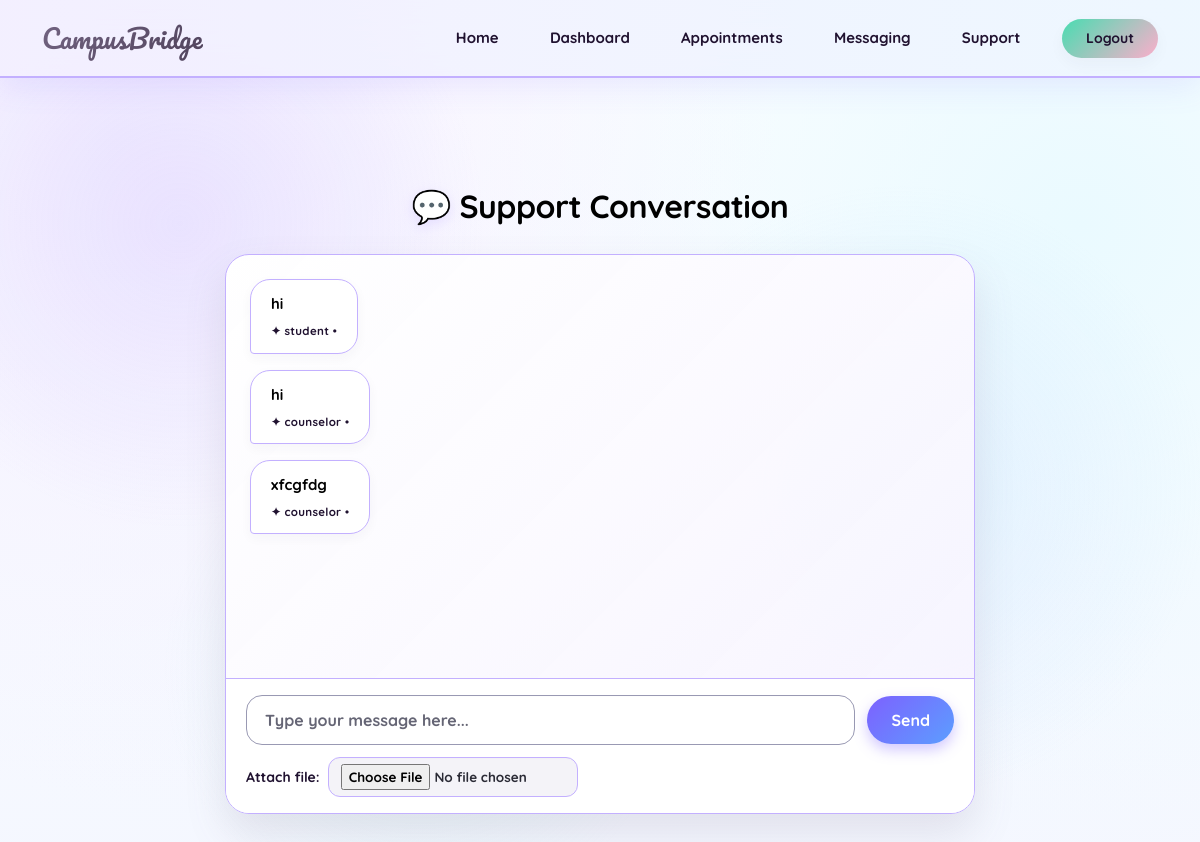
Screenshot of /messaging/chat/11/ (signed in) with the database file from the repository.
### messaging/models.py (models this page shows)
class Message(models.Model):
    conversation = models.ForeignKey(Conversation, on_delete=models.CASCADE)
    sender_type = models.CharField(max_length=20)
    text = models.TextField()
    attachment = models.FileField(
        upload_to='chat_files/',
        blank=True,
        null=True
    )
    is_read = models.BooleanField(default=False)
    timestamp = models.DateTimeField(auto_now_add=True)

### messaging/views.py (the view)
# urls.py: urlpatterns=[path('chat/<int:convo_id>/',views.chat,name='chat'),
@login_required
def chat(request, convo_id):
    convo = get_object_or_404(Conversation, id=convo_id)
    if convo.anonymous_profile != request.user.anonymousprofile and convo.counselor != request.user:
        return HttpResponseForbidden("Not allowed")
    messages = Message.objects.filter(conversation=convo).order_by("timestamp")
    return render(request, 'messaging/chat.html', {
        'messages': messages,
        'convo': convo
    })

### templates/messaging/chat.html (shortened to what this page needs)
{% extends 'base.html' %}
{% block content %}
<div class="container mt-4">
  <div class="d-flex align-items-center justify-content-center mb-4 gap-2">
    <div style="font-size: 2rem; filter: drop-shadow(0 4px 6px rgba(195, 176, 255, 0.3));">💬</div>
    <h2 class="mb-0 text-center" style="color: #201230; font-weight: 800; letter-spacing: -0.5px;">
        Support Conversation
    </h2>
  </div>
  <div class="chat-wrapper">
    <div class="chat-box">
        {% for m in messages %}
            {% if m.sender == request.user %}
                <div class="msg me">
                    {{ m.text }}
                    {% if m.attachment %}
                        <div style="margin-top:6px; font-size: 14px;">
                            <i class="bi bi-paperclip"></i>
                            <a href="{{ m.attachment.url }}" target="_blank" class="action-link-me">
                                View Attachment
                            </a>
                        </div>
                    {% endif %}
                    <div class="meta">✦ You • {{ m.created_at|date:"H:i" }}</div>
                </div>
            {% else %}
                <div class="msg other">
                    {{ m.text }}
                    <div class="meta">✦ {{ m.sender_type }} • {{ m.created_at|date:"H:i" }}</div>
                </div>
            {% endif %}
        {% endfor %}
    </div>
    <form method="POST"
          action="{% url 'send_message' convo.id %}"
          class="chat-input-form"
          enctype="multipart/form-data">
        <div class="input-row">
            <input type="text"
                   name="text"
                   class="form-control"
                   placeholder="Type your message here..."
                   autocomplete="off"
                   required>
            <button type="submit">
                Send
            </button>
        </div>
        <div class="file-upload-wrapper">
            <span>Attach file:</span>
            <input type="file" name="attachment">
        </div>
    </form>
  </div>
</div>
{% endblock %}

### templates/base.html (style rules this page uses)
:root { --bg1: #f4f7ff; --bg2: #f3efff; --bg3: #eafaff; --card: rgba(255, 255, 255, 0.65); --card-strong: rgba(255, 255, 255, 0.90); --text: #2b2b36; --muted: #666680; --lavender: #7d61ff; --ice-blue: #5c9eff; --mint: #49dcb1; --rose: #fcaecb; --soft-coffee: #201230; --border: rgba(110, 110, 140, 0.15); --shadow: 0 16px 36px rgba(40, 40, 80, 0.06), 0 4px 12px rgba(40, 40, 80, 0.02); }
body { margin: 0; font-family: 'Quicksand', sans-serif; color: var(--text); overflow-x: hidden; position: relative; background: radial-gradient(circle at 10% 15%, var(--bg2), transparent 50%), radial-gradient(circle at 90% 25%, var(--bg3), transparent 50%), radial-gradient(circle at 50% 85%, var(--bg1), transparent 60%), linear-gradient(180deg, #ffffff, #f4f7ff); background-attachment: fixed; }
body::before { content: ""; position: fixed; inset: 0; pointer-events: none; background: radial-gradient(circle at 15% 25%, rgba(195, 176, 255, 0.22), transparent 25%), radial-gradient(circle at 75% 55%, rgba(181, 215, 255, 0.25), transparent 30%), radial-gradient(circle at 35% 75%, rgba(179, 240, 223, 0.20), transparent 25%); z-index: 0; animation: floatingAtmosphere 16s ease-in-out infinite alternate; }
.form-control, .form-select, input, textarea, select { border-radius: 16px !important; border: 1px solid var(--border) !important; background: rgba(255, 255, 255, 0.75) !important; color: var(--text) !important; padding: 12px 18px !important; box-shadow: inset 0 1px 2px rgba(0, 0, 0, 0.01) !important; transition: all 0.3s cubic-bezier(0.16, 1, 0.3, 1) !important; }
.form-control::placeholder { color: #555566; }
h1, h2, h3, h4, h5, h6 { color: #000000 !important; font-weight: 800; }

### templates/messaging/chat.html (style rules this page uses)
.chat-wrapper { max-width: 750px; margin: auto; display: flex; flex-direction: column; height: 70vh; border: 1px solid #c3b0ff; border-radius: 24px; overflow: hidden; background: linear-gradient(135deg, rgba(255, 255, 255, 0.98), rgba(246, 243, 255, 0.95)); box-shadow: 0 20px 40px rgba(115, 100, 130, 0.15); animation: smoothEntrance 0.6s cubic-bezier(0.16, 1, 0.3, 1) forwards; }
.chat-box { flex: 1; overflow-y: auto; padding: 24px; display: flex; flex-direction: column; gap: 16px; }
.msg { max-width: 70%; padding: 12px 20px; border-radius: 20px; font-size: 15px; line-height: 1.6; font-weight: 700; word-wrap: break-word; position: relative; box-shadow: 0 4px 12px rgba(40, 40, 80, 0.04); }
.msg.other { align-self: flex-start; background: #ffffff; color: #000000; border: 1px solid #c3b0ff; border-bottom-left-radius: 4px; }
.msg.other .meta { color: #201230 !important; }
.meta { font-size: 11.5px; margin-top: 6px; font-weight: 800; letter-spacing: 0.3px; }
.chat-input-form { display: flex; flex-direction: column; padding: 16px 20px; border-top: 1px solid #c3b0ff; background: #ffffff; gap: 12px; }
.input-row { display: flex; align-items: center; gap: 12px; }
.chat-input-form input[type="text"] { flex: 1; margin-bottom: 0 !important; border: 1px solid #9999b3 !important; background: #ffffff !important; color: #000000 !important; font-weight: 700; border-radius: 16px !important; padding: 12px 18px !important; }
.chat-input-form input[type="text"]::placeholder { color: #555566 !important; opacity: 0.9; }
.chat-input-form button[type="submit"] { background: linear-gradient(135deg, #7d61ff, #5c9eff); border: none; color: #ffffff !important; font-weight: 800; border-radius: 30px; padding: 12px 24px; box-shadow: 0 6px 14px rgba(125, 97, 255, 0.35); transition: all 0.3s ease; }
.file-upload-wrapper { display: flex; align-items: center; gap: 8px; font-size: 14px; color: #201230; font-weight: 700; }
.file-upload-wrapper input[type="file"] { font-size: 13.5px; font-weight: 700; color: #201230; padding: 6px 12px !important; border-radius: 12px !important; background: #f4f3f8 !important; border: 1px solid #c3b0ff !important; max-width: 250px; }

### rows the page displays
Message: text "hi", sender_type "student"
Message: text "hi", sender_type "counselor"
Message: text "xfcgfdg", sender_type "counselor"
